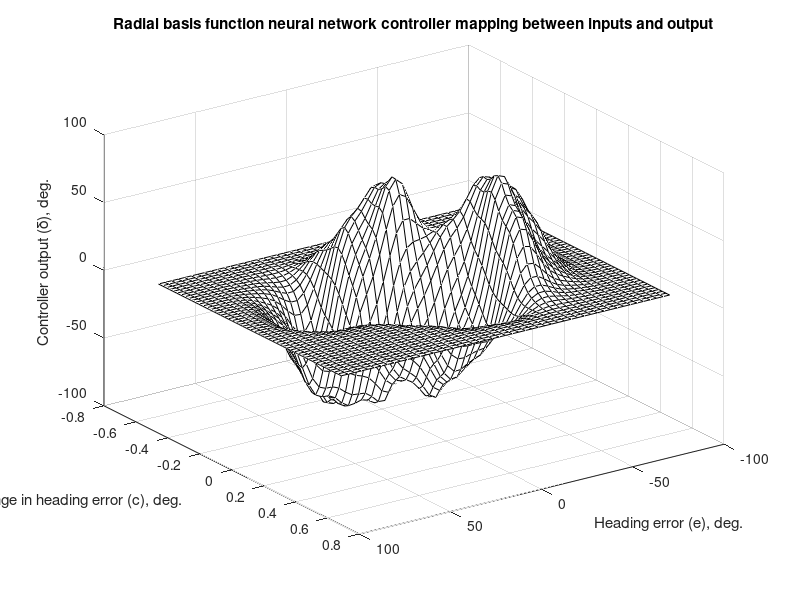
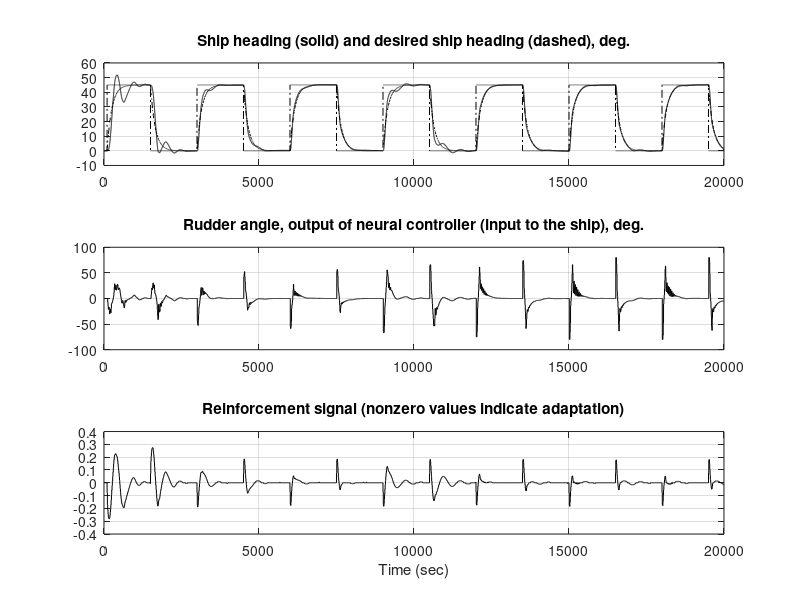
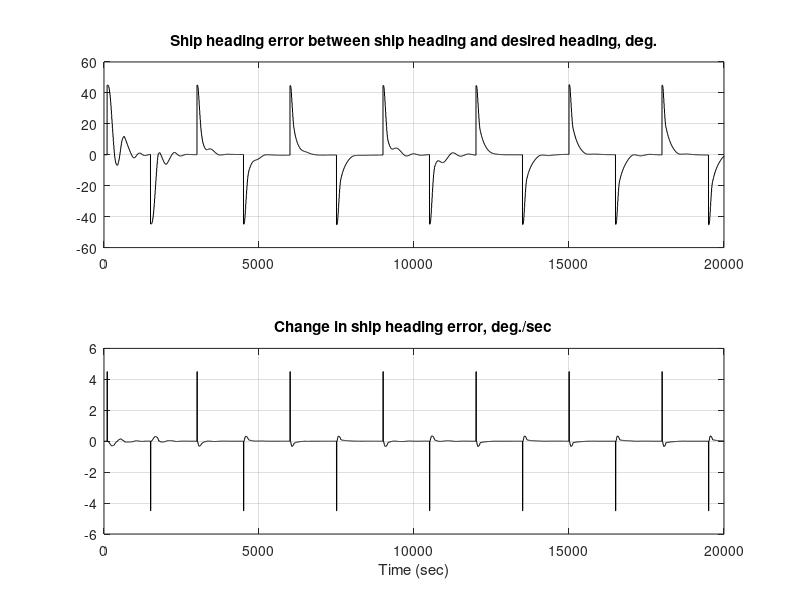
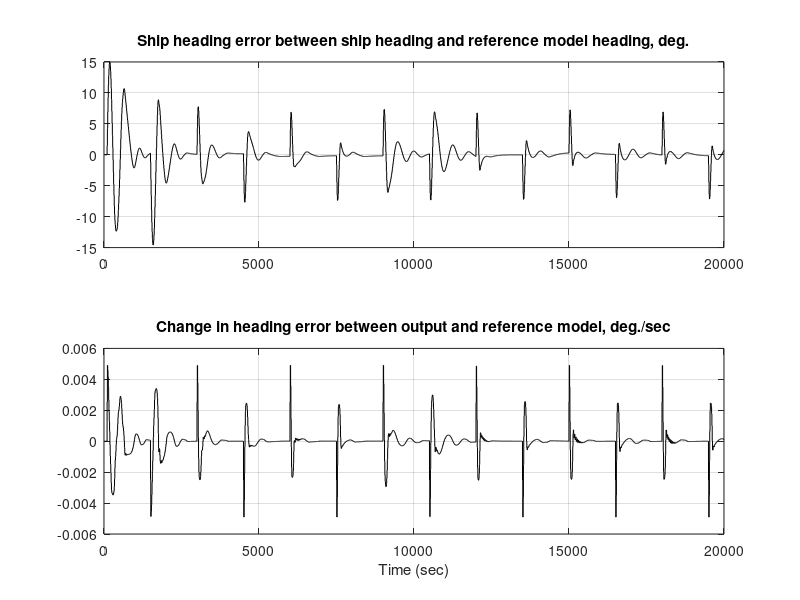

The MATLAB source for these figures, in order:
%%%%%%%%%%%%%%%%%%%%%%%%%%%%%%%%%%%%%%%%%%%%%%%%%%%%%%%%%%%%%%%%%
% Radial Basis Function Neural Controller for Tanker Ship Heading Regulation
%%%%%%%%%%%%%%%%%%%%%%%%%%%%%%%%%%%%%%%%%%%%%%%%%%%%%%%%%%%%%%%%%
%
% By: Kevin Passino 
% Version: 1/21/00
%
%%%%%%%%%%%%%%%%%%%%%%%%%%%%%%%%%%%%%%%%%%%%%%%%%%%%%%%%%%%%%%%%%%%
clear		% Clear all variables in memory
pause off

% Initialize ship parameters 
% (can test two conditions, "ballast" or "full"):

ell=350;			% Length of the ship (in meters)
u=5;				% Nominal speed (in meters/sec)
abar=1;             % Parameters for nonlinearity
bbar=1;

% Define the reference model (we use a first order transfer function 
% k_r/(s+a_r)):

a_r=1/150;
k_r=1/150;

% Adaptation gain:

eta=1;

% Parameters for reinforcement function:

eta_e=1;
eta_c=20;

% Parameters for the radial basis function neural network

% Define parameters of the approximator

nG=11;   % The number of partitions on each edge of the grid
nR=nG^2;  % The number of receptive field units in the RBF

n=2; % The number of inputs 

tempe=(-pi/2):(pi)/(nG-1):pi/2;  % Defines a uniformly spaced vector roughly on the input domain
			             % that is used to form the uniform grid on the (e,c) space
tempc=(-0.01):(0.02)/(nG-1):0.01;

k=0; % Counter for centers below

% Place the centers on a grid

for i=1:length(tempe)
	for j=1:length(tempc)
	  k=k+1;
	  center(1,k)=tempe(i);
	  center(2,k)=tempc(j);
	end
end

% Define spreads of Gaussian functions

sigmae=0.7*((pi/nG)); % Use same value for all on e domain
sigmac=0.7*((0.02)/nG); 

% Next, pick the *initial* strengths for the receptive field units (these are what will
% later be adjusted by the reinforcement learning method): 

% First, you could use the approach from the neural networks chapter:

temp=(-((nG-1)/2)):1:((nG-1)/2);

for i=1:length(temp) % Across the e dimension
	for j=1:length(temp) % Across the c dimension
	thetamat(i,j)=-((1/10)*(200*(pi/180))*temp(i)+(1/10)*(200*(pi/180))*temp(j));
	% Saturate it between max and min possible inputs to the plant
	thetamat(i,j)=max([-80*(pi/180), min([80*(pi/180), thetamat(i,j)])]);
						% Note that there are only nR "stregths" to adjust - here we choose them
	                    % according to this mathematical formula to get an appropriately shaped surface
	end
end

% And, put them in a vector

k=0; % Counter for centers below

for i=1:length(temp)
	for j=1:length(temp)
	  k=k+1;
	  theta(k,1)=thetamat(i,j);
	end
end

% Another choice is just to use all zero strengths - to test how good it is at synthesizing the
% initial controller.

thetaold=0*theta;

% phi for the RBF NN is initialized below

% Compute vectors with points over the whole range of 
% the neural controller inputs - for use below

e_input=(-pi/2):(pi)/50:(pi/2); 
c_input=(-0.01):(0.02)/50:(0.01); 

% Convert from radians to degrees:

e_inputd=e_input*(180/pi);
c_inputd=c_input*(180/pi);

%%%%%%%%%%%%%%%%%%%%%%%%%%%%%%%%%%%%%%%%%%%%%%%%%%%%%%%%%%%%%%%%%%%%%%%%%%%%%%%
% Simulate the RBF regulating the ship heading 
	
% Next, we initialize the simulation:

t=0; 		% Reset time to zero
index=1;	% This is time's index (not time, its index).  
tstop=20000;	% Stopping time for the simulation (in seconds) - normally 20000
step=1;     % Integration step size
T=10;		% The controller is implemented in discrete time and
			% this is the sampling time for the controller.
			% Note that the integration step size and the sampling
			% time are not the same.  In this way we seek to simulate
			% the continuous time system via the Runge-Kutta method and
			% the discrete time controller as if it were
			% implemented by a digital computer.  Hence, we sample
			% the plant output every T seconds and at that time
			% output a new value of the controller output.
counter=10;	% This counter will be used to count the number of integration
			% steps that have been taken in the current sampling interval.
			% Set it to 10 to begin so that it will compute a controller
			% output at the first step.
			% For our example, when 10 integration steps have been
			% taken we will then we will sample the ship heading
			% and the reference heading and compute a new output
			% for the controller.  
eold=0;     % Initialize the past value of the error (for use
            % in computing the change of the error, c).  Notice
            % that this is somewhat of an arbitrary choice since 
            % there is no last time step.  The same problem is
            % encountered in implementation.  
cold=0;     % Need this to initialize phiold below

psi_r_old=0; % Initialize the reference trajectory
yeold=0; 	 % Intial condition used to calculate yc
ymold=0; 	 % Initial condition for the first order reference model

x=[0;0;0];	% First, set the state to be a vector            
x(1)=0;		% Set the initial heading to be zero
x(2)=0;		% Set the initial heading rate to be zero.  
			% We would also like to set x(3) initially but this
			% must be done after we have computed the output
			% of the controller.  In this case, by
			% choosing the reference trajectory to be 
			% zero at the beginning and the other initial conditions
			% as they are, and the controller as designed,
			% we will know that the output of the controller
			% will start out at zero so we could have set 
			% x(3)=0 here.  To keep things more general, however, 
			% we set the intial condition immediately after 
			% we compute the first controller output in the 
			% loop below.

% Need to initialize phi

for i=1:nR
	phiold(i,1)=exp(-(((eold-center(1,i))^2)/sigmae^2)-(((cold-center(2,i))^2)/sigmac^2));
end


% Next, we start the simulation of the system.  This is the main 
% loop for the simulation of the control system.

psi_r=0*ones(1,tstop+1);
psi=0*ones(1,tstop+1);
e=0*ones(1,tstop+1);
c=0*ones(1,tstop+1);
s=0*ones(1,tstop+1);
w=0*ones(1,tstop+1);
delta=0*ones(1,tstop+1);
ym=0*ones(1,tstop+1);
J_R=0*ones(1,tstop+1);
ye=0*ones(1,tstop+1);
yc=0*ones(1,tstop+1);

while t <= tstop

% First, we define the reference input psi_r  (desired heading).

if t>=0, psi_r(index)=0; end			    % Request heading of 0 deg
if t>=100, psi_r(index)=45*(pi/180); end     % Request heading of 45 deg
if t>=1500, psi_r(index)=0; end    			% Request heading of 0 deg
if t>=3000, psi_r(index)=45*(pi/180); end    % Request heading of -45 deg
if t>=4500, psi_r(index)=0; end    			% Request heading of 0 deg
if t>=6000, psi_r(index)=45*(pi/180); end     % Request heading of 45 deg
if t>=7500, psi_r(index)=0; end    			% Request heading of 0 deg
if t>=9000, psi_r(index)=45*(pi/180); end     % Request heading of 45 deg
if t>=10500, psi_r(index)=0; end    			% Request heading of 0 deg
if t>=12000, psi_r(index)=45*(pi/180); end    % Request heading of -45 deg
if t>=13500, psi_r(index)=0; end    			% Request heading of 0 deg
if t>=15000, psi_r(index)=45*(pi/180); end     % Request heading of 45 deg
if t>=16500, psi_r(index)=0; end    			% Request heading of 0 deg
if t>=18000, psi_r(index)=45*(pi/180); end     % Request heading of 45 deg
if t>=19500, psi_r(index)=0; end    			% Request heading of 0 deg

% Next, suppose that there is sensor noise for the heading sensor with that is
% additive, with a uniform distribution on [- 0.01,+0.01] deg.
%s(index)=0.01*(pi/180)*(2*rand-1);
s(index)=0;					  % This allows us to remove the noise.

psi(index)=x(1)+s(index);     % Heading of the ship (possibly with sensor noise).

if counter == 10,  % When the counter reaches 10 then execute the 
				   % controller

counter=0; 			% First, reset the counter

% Reference model calculations:
% The reference model is part of the controller and to simulate it
% we take the discrete equivalent of the
% reference model to compute psi_m from psi_r (if you use
% a continuous-time reference model you will have to augment 
% the state of the closed-loop system with the state(s) of the 
% reference model and hence update the state in the Runge-Kutta 
% equations).
%
% For the reference model we use a first order transfer function 
% k_r/(s+a_r) but we use the bilinear transformation where we 
% replace s by (2/step)(z-1)/(z+1), then find the z-domain 
% representation of the reference model, then convert this 
% to a difference equation:

ym(index)=(1/(2+a_r*T))*((2-a_r*T)*ymold+...
                                    k_r*T*(psi_r(index)+psi_r_old));

ymold=ym(index);  
psi_r_old=psi_r(index);

	% This saves the past value of the ym and psi_r so that we can use it
	% the next time around the loop
	

% Radial basis function neural network controller calculations:

e(index)=psi_r(index)-psi(index); % Computes error (first layer of perceptron)
c(index)=(e(index)-eold)/T; % Sets the value of c

eold=e(index);   % Save the past value of e for use in the above
				 % computation the next time around the loop


% Next, perform calculations for reinforcement signal

ye(index)=ym(index)-psi(index);		    % Calculates ye
yc(index)=(ye(index)-yeold)/T;			% Calculates yc
yeold=ye(index);					    % Saves the value of ye for use the 
							            % next time

% Compute the reinforcement signal:

J_R(index)=eta*(-eta_e*ye(index)-eta_c*yc(index));

% When reinforcement signal is very small, simply make it zero (in
% this way it will not over-react to small deviations in adjusting
% the controller - it will only make adjustments when they are really needed)

if abs(J_R(index))<0.005
	J_R(index)=0;
end

% Compute the adjustments to the strengths

for i=1:nR
	theta(i,1)=thetaold(i,1)+J_R(index)*phiold(i,1);
end

% Next, compute the phi vector for the next time around the loop

for i=1:nR
	phi(i,1)=exp(-(((e(index)-center(1,i))^2)/sigmae^2)-(((c(index)-center(2,i))^2)/sigmac^2));
end

thetaold=theta(:,1); % Save this for next time around the loop
phiold=phi(:,1); % Save this for next time so that in the above formula the indices
                 % for thetaold and phiold are the same

% Compute the RBF output

delta(index)=theta(:,1)'*phi(:,1); % Performs summing and scaling of receptive field units


else % This goes with the "if" statement to check if the counter=10
     % so the next lines up to the next "end" statement are executed
     % whenever counter is not equal to 10

% Now, even though we do not compute the neural controller at each
% time instant, we do want to save the data at its inputs and output at
% each time instant for the sake of plotting it.  Hence, we need to 
% compute these here (note that we simply hold the values constant):

e(index)=e(index-1);	
c(index)=c(index-1); 
delta(index)=delta(index-1);
ye(index)=ye(index-1);
yc(index)=yc(index-1);
J_R(index)=J_R(index-1);
ym(index)=ym(index-1);

end % This is the end statement for the "if counter=10" statement

% Next, the Runge-Kutta equations are used to find the next state. 
% Clearly, it would be better to use a Matlab "function" for
% F (but here we do not, so we can have only one program).
  
	time(index)=t;

% First, we define a wind disturbance against the body of the ship
% that has the effect of pressing water against the rudder

%w(index)=0.5*(pi/180)*sin(2*pi*0.001*t);  % This is an additive sine disturbance to 
										% the rudder input.  It is of amplitude of
										% 0.5 deg. and its period is 1000sec.
%delta(index)=delta(index)+w(index);


% Next, implement the nonlinearity where the rudder angle is saturated
% at +-80 degrees

if delta(index) >= 80*(pi/180), delta(index)=80*(pi/180); end
if delta(index) <= -80*(pi/180), delta(index)=-80*(pi/180); end

% The next line is used in place of the line following it to
% change the speed of the ship
if t>=1000000,
%if t>=9000,      % This switches the ship speed (unrealistically fast)
u=3; % A lower speed

else

u=5;

end

% Next, we change the parameters of the ship to tanker to reflect
% changing loading conditions (note that we simulate as if
% the ship is loaded while moving, but we only change the parameters
% while the heading is zero so that it is then similar to re-running
% the simulation, i.e., starting the tanker operation at different 
% times after loading/unloading has occurred).

% The next line is used in place of the line following it to keep
% "ballast" conditions throughout the simulation
%if t>=1000000,
if t>=9000,      % This switches the parameters in the middle of the simulation
K_0=0.83;  		% These are the parameters under "full" conditions
tau_10=-2.88;
tau_20=0.38;
tau_30=1.07;

else

K_0=5.88;		% These are the parameters under "ballast" conditions
tau_10=-16.91;
tau_20=0.45;
tau_30=1.43;

end

% The following parameters are used in the definition of the tanker model:

K=K_0*(u/ell);
tau_1=tau_10*(ell/u);
tau_2=tau_20*(ell/u);
tau_3=tau_30*(ell/u);


% Next, comes the plant:
% Now, for the first step, we set the initial condition for the
% third state x(3).

if t==0, x(3)=-(K*tau_3/(tau_1*tau_2))*delta(index); end

% Next, we use the formulas to implement the Runge-Kutta method
% (note that here only an approximation to the method is implemented where
% we do not compute the function at multiple points in the integration step size).

F=[ x(2) ;
    x(3)+ (K*tau_3/(tau_1*tau_2))*delta(index) ;
    -((1/tau_1)+(1/tau_2))*(x(3)+ (K*tau_3/(tau_1*tau_2))*delta(index))-...
        (1/(tau_1*tau_2))*(abar*x(2)^3 + bbar*x(2)) + (K/(tau_1*tau_2))*delta(index) ];
        
	k1=step*F;
	xnew=x+k1/2;

F=[ xnew(2) ;
    xnew(3)+ (K*tau_3/(tau_1*tau_2))*delta(index) ;
    -((1/tau_1)+(1/tau_2))*(xnew(3)+ (K*tau_3/(tau_1*tau_2))*delta(index))-...
        (1/(tau_1*tau_2))*(abar*xnew(2)^3 + bbar*xnew(2)) + (K/(tau_1*tau_2))*delta(index) ];
   
	k2=step*F;
	xnew=x+k2/2;

F=[ xnew(2) ;
    xnew(3)+ (K*tau_3/(tau_1*tau_2))*delta(index) ;
    -((1/tau_1)+(1/tau_2))*(xnew(3)+ (K*tau_3/(tau_1*tau_2))*delta(index))-...
        (1/(tau_1*tau_2))*(abar*xnew(2)^3 + bbar*xnew(2)) + (K/(tau_1*tau_2))*delta(index) ];
   
	k3=step*F;
	xnew=x+k3;

F=[ xnew(2) ;
    xnew(3)+ (K*tau_3/(tau_1*tau_2))*delta(index) ;
    -((1/tau_1)+(1/tau_2))*(xnew(3)+ (K*tau_3/(tau_1*tau_2))*delta(index))-...
        (1/(tau_1*tau_2))*(abar*xnew(2)^3 + bbar*xnew(2)) + (K/(tau_1*tau_2))*delta(index) ];
   
	k4=step*F;
	x=x+(1/6)*(k1+2*k2+2*k3+k4); % Calculated next state


t=t+step;  			% Increments time
index=index+1;	 	% Increments the indexing term so that 
					% index=1 corresponds to time t=0.
counter=counter+1;	% Indicates that we computed one more integration step

% Plot the mapping in the middle of the simulation:

if t==8999
	
for jj=1:length(e_input) 
	for ii=1:length(c_input)
		
	for i=1:nR
		phit(i,1)=exp(-(((e_input(jj)-center(1,i))^2)/sigmae^2)-(((c_input(ii)-center(2,i))^2)/sigmac^2));
	end

	delta_output(ii,jj)=theta'*phit(:,1); % Performs summing and scaling of receptive field units

	end
end

% Plot the controller map

delta_outputd1=delta_output*(180/pi);

figure(1)
clf
surf(e_inputd,c_inputd,delta_outputd1);
view(145,30);
colormap(white);
xlabel('Heading error (e), deg.');
ylabel('Change in heading error (c), deg.');
zlabel('Controller output (\delta), deg.');
title('Radial basis function neural network controller mapping between inputs and output');
rotate3d
zoom

end


end % This end statement goes with the first "while" statement 
    % in the program so when this is complete the simulation is done.

%
% Next, we provide plots of the input and output of the ship 
% along with the reference heading that we want to track.
%

% Next, we provide plots of data from the simulation

% First, we convert from rad. to degrees
psi_r=psi_r*(180/pi);
psi=psi*(180/pi);
delta=delta*(180/pi);
e=e*(180/pi);
c=c*(180/pi);
ym=ym*(180/pi);
ye=ye*(180/pi);

% Next, we provide plots 

figure(2)
clf
subplot(311)
plot(time,psi,'k-',time,ym,'k--',time,psi_r,'k-.')
zoom
grid on
title('Ship heading (solid) and desired ship heading (dashed), deg.')
subplot(312)
plot(time,delta,'k-')
zoom
grid on
title('Rudder angle, output of neural controller (input to the ship), deg.')
subplot(313)
plot(time,J_R,'k-')
zoom
grid on
xlabel('Time (sec)')
title('Reinforcement signal (nonzero values indicate adaptation)')

figure(3)
clf
subplot(211)
plot(time,e,'k-')
zoom
grid on
title('Ship heading error between ship heading and desired heading, deg.')
subplot(212)
plot(time,c,'k-')
zoom
grid on
xlabel('Time (sec)')
title('Change in ship heading error, deg./sec')

figure(4)
clf
subplot(211)
plot(time,ye,'k-')
zoom
grid on
title('Ship heading error between ship heading and reference model heading, deg.')
subplot(212)
plot(time,yc,'k-')
zoom
grid on
xlabel('Time (sec)')
title('Change in heading error between output and reference model, deg./sec')



%%%%%%%%%%%%%%%%%%%%%%%%%%%%%%%%%%%%%%%%%%%%%%%%%%%%%%%%%%%%%%%%%%%%%%%
% Next, provide a plot of the *final* RBF neural controller surface:
%%%%%%%%%%%%%%%%%%%%%%%%%%%%%%%%%%%%%%%%%%%%%%%%%%%%%%%%%%%%%%%%%%%%%%%

%flag1=1;
%if flag1==0
	

for jj=1:length(e_input) 
	for ii=1:length(c_input)
		
	for i=1:nR
		phit(i,1)=exp(-(((e_input(jj)-center(1,i))^2)/sigmae^2)-(((c_input(ii)-center(2,i))^2)/sigmac^2));
	end

	delta_output(ii,jj)=theta'*phit(:,1); % Performs summing and scaling of receptive field units

	end
end

% Plot the final controller map

delta_outputd=delta_output*(180/pi);

figure(5)
clf
surf(e_inputd,c_inputd,delta_outputd);
view(145,30);
colormap(white);
xlabel('Heading error (e), deg.');
ylabel('Change in heading error (c), deg.');
zlabel('Controller output (\delta), deg.');
title('Radial basis function neural network controller mapping between inputs and output');
rotate3d
zoom

%end

% Plot the difference between the two plots at the middle and end of the simulation


figure(6)
clf
surf(e_inputd,c_inputd,delta_outputd-delta_outputd1);
view(145,30);
colormap(white);
xlabel('Heading error (e), deg.');
ylabel('Change in heading error (c), deg.');
zlabel('Controller output (\delta), deg.');
title('Difference between mapping shapes');
rotate3d

% To view it better, create a contour plot

figure(7) 
% Neg indicates decreased size of map by end, pos indicates that increased
% Jet option below will give red for increases, blue for decreases
% Gray will give light for positive, dark for negative (use this to be consistent
% with GA plots)
clf
contour(e_inputd,c_inputd,delta_outputd-delta_outputd1,20)
%colormap(jet)
colormap(gray);
xlabel('Heading error (e), deg.');
ylabel('Change in heading error (c), deg.');
title('Difference between mapping shapes, contour map');



%%%%%%%%%%%%%%%%%%%%%%%%%%%%%%%%%%%%%%%%%%%%%%%%%%%%%%%%%%%%%
% End of program %
%%%%%%%%%%%%%%%%%%%%%%%%%%%%%%%%%%%%%%%%%%%%%%%%%%%%%%%%%%%%%
